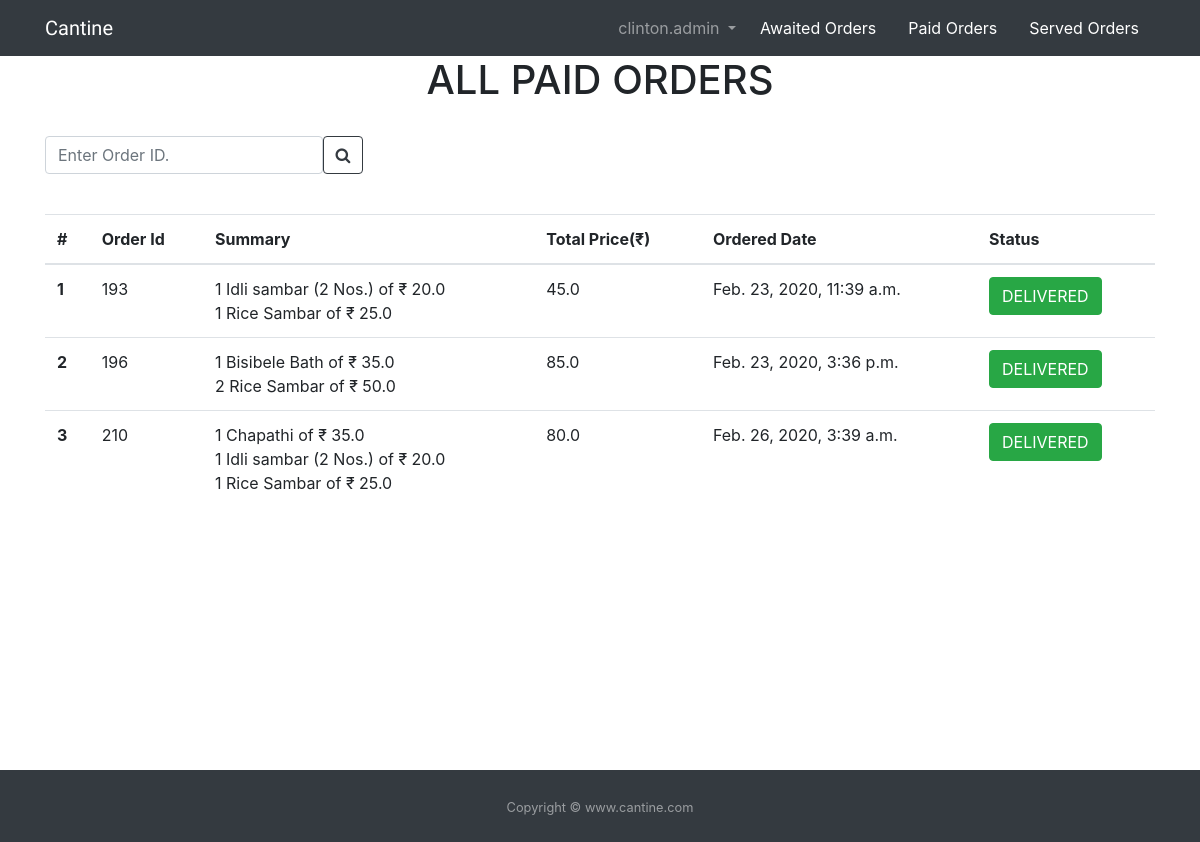
The app's page /staff_Admin/home/Order-Paid-all/ (signed in) with its own data.
### inventory/models.py (models this page shows, shortened)
class Order(models.Model):
    orderitems  = models.ManyToManyField(Cart)
    total_price=models.FloatField(default=0)
    user = models.ForeignKey(User, on_delete=models.CASCADE)
    ordered = models.BooleanField(default=False)
    created = models.DateTimeField(auto_now_add=True)
    paid = models.CharField(max_length=5, default='null')   #yes no
    delivered =models.CharField(max_length=5, default='null') #yes no

class Cart(models.Model):
    user = models.ForeignKey(User, on_delete=models.CASCADE)
    item = models.ForeignKey(Product, on_delete=models.CASCADE)
    quantity = models.IntegerField(default=1)
    created = models.DateTimeField(auto_now_add=True)
    purchased = models.BooleanField(default=False)
    served = models.BooleanField(default=False)
    served_date = models.DateTimeField(auto_now_add=True)
    def __str__(self):
        return '{}{}{}{}{}'.format(self.quantity,' ',self.item.name,' of ₹ ',self.item.price * self.quantity)

class  Product(models.Model):
    mainimage = models.ImageField(upload_to='inventory/images/', blank=False)
    name = models.CharField(max_length=300)
    category = models.ForeignKey(Category, on_delete=models.CASCADE)
    preview_text = models.TextField(max_length=200, verbose_name='Preview Text')
    detail_text = models.TextField(max_length=200, verbose_name='Detail Text')
    price = models.FloatField()
    available = models.BooleanField(default=True)

### staff_admin/views.py (the view)
# urls.py: path('staff_Admin/home/Order-Paid-all/', views.all_paid_orders, name='all_paid_orders'),
@login_required
@staff_member_required
def all_paid_orders(request):
    queryset=Order.objects.filter(paid='yes', delivered='null')
    page = request.GET.get('page', 1)
    paginator = Paginator(queryset, 20)
    try:
        pd_orders = paginator.page(page)
    except PageNotAnInteger:
        pd_orders = paginator.page(1)
    except EmptyPage:
        pd_orders = paginator.page(paginator.num_pages)
    return render(request, 'paid_orders.html',{'pd_orders':pd_orders})

### templates/paid_orders.html (shortened to what this page needs)
{% extends 'order_base.html' %}
{% load static %}
{% block stylesheet %}
<link rel="stylesheet" href="https://maxcdn.bootstrapcdn.com/bootstrap/4.0.0/css/bootstrap.min.css">
{% endblock%}
{% block content %}
{% if pd_orders %}
<h1 align="center">ALL PAID ORDERS</h1><br>
<form name="myform" method="POST" action="{% url 'search_po' %}">
  <div class="form-group">
    <div class="row no-gutters">
        <div class="col-lg-3">
          <input type="number" class="form-control" name="search" placeholder="Enter Order ID." />
        </div>
        <div class="col-lg-2">
          <button class="btn btn-outline-dark" type="submit"><i class="fa fa-search" aria-hidden="true"></i></button>
        </div>
    </div><br>
  </div>
</form>
<table class="table" color="blue">
    <thead class="thead-inverse">
      <tr>
          <th >#</th>
          <th >Order Id</th>
          <th >Summary</th>
          <th >Total Price(₹)</th>
          <th> Ordered Date</th>
          <th colspan > Status</th>
        </tr>
      </thead>
      <div class="height">
      <tbody>
        {% for order in pd_orders %}
        <tr>
          <th>{{ forloop.counter }}</th>
          <td>{{ order.pk }}</td>
          <td>{% for oi in order.orderitems.all %}{{ oi }}<br/>{% endfor %}</td>
          <td>{{order.total_price}}</td>
          <td> {{order.created}}</td>
          <td><a class="btn btn-success" href="{% url 'order_delivered_btn' order.pk %}">DELIVERED</a></td>
        </tr>
      {% endfor %}
        </tbody>
      </table>
{% else %}
<br><br>
<h1 align="center">You donot have Any Paid orders. RELAX!!!</h1>
{% endif %}
    </div>
{% endblock %}

### templates/order_base.html (shortened to what this page needs)
{% load static %}
<!DOCTYPE html>
<html>
  <head>
    <link rel="stylesheet" href="https://cdnjs.cloudflare.com/ajax/libs/font-awesome/4.7.0/css/font-awesome.min.css">
    <link rel="stylesheet" href="https://maxcdn.bootstrapcdn.com/bootstrap/4.4.1/css/bootstrap.min.css">
    <link rel="stylesheet" href="{% static 'css/bootstrap.min.css' %}">
    <link rel="stylesheet" href="{% static 'css/toastr.css' %}" media="all">
    <link rel="stylesheet" href="{% static 'css/app.css' %}">
    {% block stylesheet %}
    {% endblock %}
  </head>
  <body>
    {% block body %}
    <nav class="navbar navbar-expand-sm navbar-dark bg-dark">
      <div class="container">
        <div class="row justify-content-between">
          <div class="col-10 col-lg-4 col-md-3">
            <a class="navbar-brand" href="{% url 'admin_home' %}">Cantine</a>
          </div>
          <div class="col-2 col-lg-3 col-md-3">
          </div>
          </div>
            <div class="collapse navbar-collapse " id="mainMenu">
                <ul class="navbar-nav ml-auto">
                  <li class="nav-item dropdown">
                    <a class="nav-link dropdown-toggle" href="#" id="userMenu" data-toggle="dropdown" aria-haspopup="true" aria-expanded="false">
                      {{ user.username }}
                    </a>
                  </li>
                </ul>
                <a class="nav-link" href="{% url 'awaited_orders' %}">
                  Awaited Orders
                </a>
                <a class="nav-link" href="{% url 'all_paid_orders' %}">
                    Paid Orders
                </a>
                <a class="nav-link" href="{% url 'show_total_orders' %}">
                  Served Orders
              </a>
            </div>
        </div>
    </nav>
<div class="container">
    {% block content %}
    {% endblock %}
{% endblock body %}
  </body>
  <footer id="footer" class="py-4 bg-dark text-white-50" >
    <div class="container text-center">
      <small>Copyright &copy; www.cantine.com</small>
      </div>
  </footer>
  </html>
</html>

### static/css/app.css (style rules this page uses)
.navbar-brand { font-family: 'Peralta', cursive; }
.nav-link { color: white; }

### records on screen
Order: pk "193", total_price "45.0", created "Feb. 23, 2020, 11:39 a.m."
Cart: quantity+item "1 Idli sambar (2 Nos.) of ₹ 20.0"
Cart: quantity+item "1 Rice Sambar of ₹ 25.0"
Order: pk "196", total_price "85.0", created "Feb. 23, 2020, 3:36 p.m."
Cart: quantity+item "1 Bisibele Bath of ₹ 35.0"
Cart: quantity+item "2 Rice Sambar of ₹ 50.0"
Order: pk "210", total_price "80.0", created "Feb. 26, 2020, 3:39 a.m."
Cart: quantity+item "1 Chapathi of ₹ 35.0"
Cart: quantity+item "1 Idli sambar (2 Nos.) of ₹ 20.0"
Cart: quantity+item "1 Rice Sambar of ₹ 25.0"

### other values on screen
{{ user.username }} "clinton.admin"
